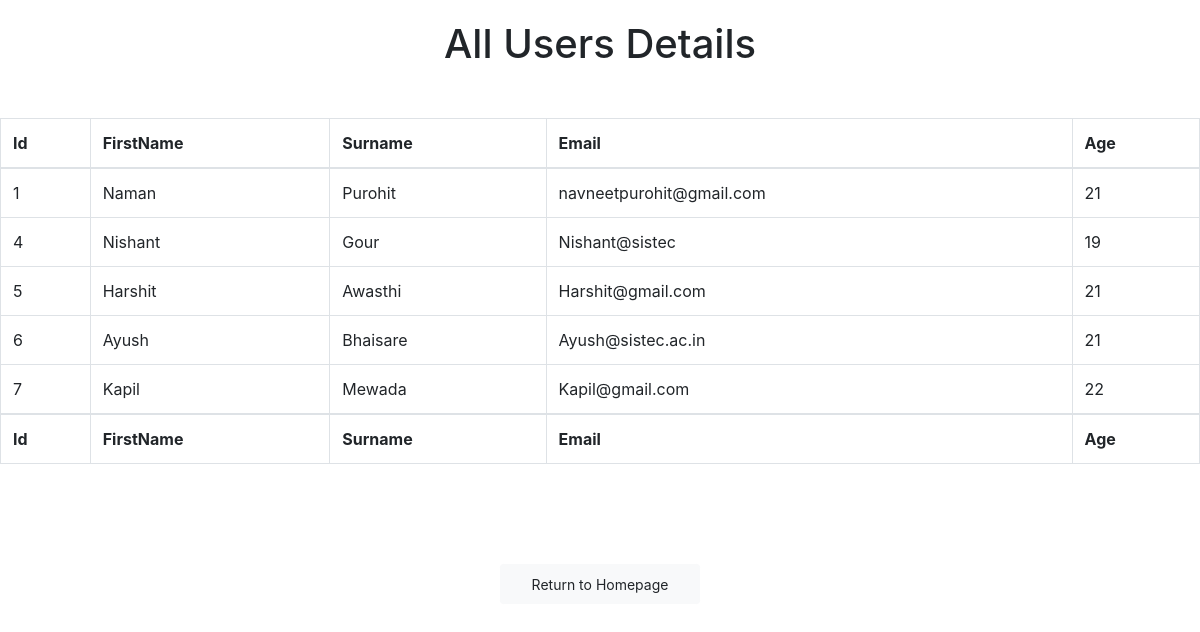
The app's page /showuser with its own data.
### usermanagementsystem/models.py (models this page shows)
class Adduser(models.Model):
    firstname = models.CharField(max_length=20)
    lastname = models.CharField(max_length=20)
    email = models.EmailField()
    Age = models.IntegerField()

### usermanagementsystem/views.py (the view)
# urls.py: path('showuser',views.showuser),
def showuser(request):
    abc = Adduser.objects.all()
    context={
        'data':abc
    }
    return render(request,"showuser.html",context)

### usermanagementsystem/Templates/showuser.html (shortened to what this page needs)
{% load static%}
<!DOCTYPE html>
<html lang="en" dir="ltr">
  <head>
    <link rel="stylesheet" href="{%static 'style.css' %}">
    <link rel="stylesheet" href="https://stackpath.bootstrapcdn.com/bootstrap/4.4.1/css/bootstrap.min.css">
  </head>
    <body>
      <h1 class = "heading1"> All Users Details</h1>
      <div class = "Table_div">
      <table class="table table table-bordered">
   <thead>
    <tr>
      <th scope="col">Id</th>
      <th scope="col">FirstName</th>
      <th scope="col">Surname</th>
      <th scope="col">Email</th>
      <th scope= "col"> Age</th>
    </tr>
  </thead>
  <tbody>
    {% for i in data %}
    <tr>
      <td>{{i.id}}</td>
      <td>{{i.firstname}}</td>
      <td>{{i.lastname}}</td>
      <td>{{i.email}}</td>
      <td>{{i.Age}}</td>
    </tr>
    {% endfor %}
    </tbody>
  <ttail>
    <tr>
      <th scope="col">Id</th>
      <th scope="col">FirstName</th>
      <th scope="col">Surname</th>
      <th scope="col">Email</th>
      <th scope= "col"> Age</th>
    </tr>
  </ttail>
</table>
</div>
<div class="show_user_button">
<div class = "BUTTON">
  <form action = "/homepage">
    <button class = "adduserbutton btn btn-light  btn btn-primary btn-sm">Return to Homepage</button>
    </div>
</body>
</html>

### usermanagementsystem/static/style.css (style rules this page uses)
.adduserbutton { text-align: center; color: white; width: 200px; height: 40px; background-color: black; }
.heading1 { text-align: center; margin-top: 20px; margin-bottom: 50px; }

### usermanagementsystem/Templates/showuser.html (style rules this page uses)
.Table_div { width: 100%; height: 70%; }
.show_user_button { margin: 100px; text-align-last: center; align-items: center; }
button { height:30px; width:200px; }

### records on screen
Adduser: id "1", firstname "Naman", lastname "Purohit", email "navneetpurohit@gmail.com", Age "21"
Adduser: id "4", firstname "Nishant", lastname "Gour", email "Nishant@sistec", Age "19"
Adduser: id "5", firstname "Harshit", lastname "Awasthi", email "Harshit@gmail.com", Age "21"
Adduser: id "6", firstname "Ayush", lastname "Bhaisare", email "Ayush@sistec.ac.in", Age "21"
Adduser: id "7", firstname "Kapil", lastname "Mewada", email "Kapil@gmail.com", Age "22"
